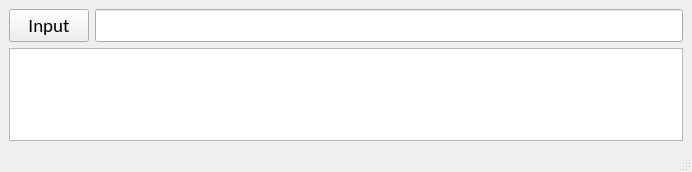
<?xml version="1.0" encoding="UTF-8"?>
<ui version="4.0">
 <class>MainWindow</class>
 <widget class="QMainWindow" name="MainWindow">
  <property name="geometry">
   <rect>
    <x>0</x>
    <y>0</y>
    <width>692</width>
    <height>172</height>
   </rect>
  </property>
  <property name="windowTitle">
   <string>MainWindow</string>
  </property>
  <widget class="QWidget" name="centralwidget">
   <layout class="QGridLayout" name="gridLayout">
    <item row="0" column="0">
     <layout class="QVBoxLayout" name="verticalLayout">
      <item>
       <layout class="QHBoxLayout" name="horizontalLayout">
        <item>
         <widget class="QPushButton" name="input_btm">
          <property name="font">
           <font>
            <family>Calibri</family>
            <pointsize>14</pointsize>
            <bold>false</bold>
           </font>
          </property>
          <property name="text">
           <string>Input</string>
          </property>
         </widget>
        </item>
        <item>
         <widget class="QLineEdit" name="lineEdit">
          <property name="sizePolicy">
           <sizepolicy hsizetype="Expanding" vsizetype="Minimum">
            <horstretch>0</horstretch>
            <verstretch>0</verstretch>
           </sizepolicy>
          </property>
          <property name="font">
           <font>
            <family>Calibri</family>
            <pointsize>12</pointsize>
           </font>
          </property>
         </widget>
        </item>
       </layout>
      </item>
      <item>
       <widget class="QPlainTextEdit" name="plainTextEdit">
        <property name="font">
         <font>
          <family>Calibri</family>
          <pointsize>12</pointsize>
         </font>
        </property>
       </widget>
      </item>
     </layout>
    </item>
   </layout>
  </widget>
  <widget class="QMenuBar" name="menubar">
   <property name="geometry">
    <rect>
     <x>0</x>
     <y>0</y>
     <width>692</width>
     <height>22</height>
    </rect>
   </property>
  </widget>
  <widget class="QStatusBar" name="statusbar"/>
 </widget>
 <resources/>
 <connections/>
</ui>
